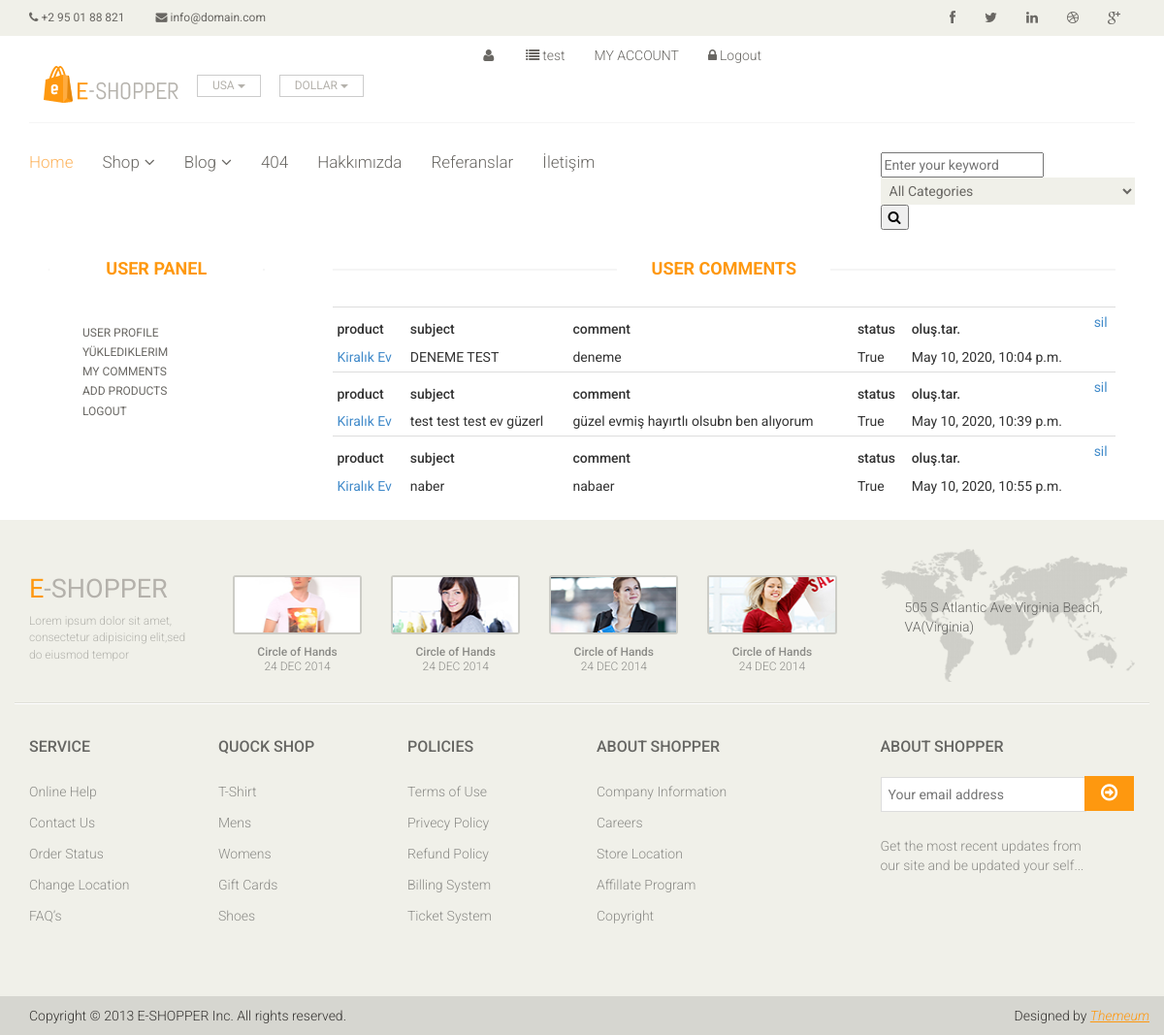
/user/comments/ (signed in), run on the app's committed database.
### product/models.py (models this page shows, shortened)
class Comment(models.Model):
    STATUS = (
        ('New', 'Yeni'),
        ('True', 'Evet'),
        ('False', 'Hayır'),
    )
    product = models.ForeignKey(Product, on_delete=models.CASCADE)
    user = models.ForeignKey(User, on_delete=models.CASCADE)
    subject = models.CharField(max_length=50, blank=True)
    comment = models.TextField(max_length=200, blank=True)
    status = models.CharField(max_length=10, choices=STATUS,default='New')
    ip = models.CharField(max_length=20, blank=True)
    create_at = models.DateTimeField(auto_now_add=True)
    update_at = models.DateTimeField(auto_now=True)

class Product(models.Model):
    STATUS = (
        ('True', 'Evet'),
        ('False', 'Hayır'),
    )
    user = models.ForeignKey(User, on_delete=models.CASCADE)
    category = models.ForeignKey(Category, on_delete=models.CASCADE)
    title = models.CharField(max_length=150)
    keywords = models.CharField(max_length=255)
    description = models.CharField(max_length=255)
    image = models.ImageField(blank=True, upload_to='images/')
    price = models.FloatField()
    detail = RichTextUploadingField()
    slug = models.SlugField(null=False, unique=True)
    status = models.CharField(max_length=10, choices=STATUS)
    create_at = models.DateTimeField(auto_now_add=True)
    update_at = models.DateTimeField(auto_now=True)
    def image_tag(self):
        return mark_safe('<img src="{}" height="50"/>'.format(self.image.url))
    image_tag.short_description = 'Image'

### user/views.py (the view)
# urls.py: path('comments/', views.comments, name='comments'),
@login_required(login_url='/login')
def comments(request):
    category = Category.objects.all()
    current_user = request.user
    comments = Comment.objects.filter(user_id=current_user.id)
    context = {'category': category,
               'comments': comments,
               }
    return render(request, 'user_comments.html', context)

### user/templates/user_comments.html (shortened to what this page needs)
{% extends "homebase.html" %}
{% block maincontent %}
    <div id="contact-page" class="container">
        <div class="bg">
            <div class="row">
                <div class="col-sm-3">
                    <div class="contact-form">
                        {% include "user_panel.html" %}
                    </div>
                </div>
                <div class="col-sm-9">
                    <div class="contact-info">
                        <h2 class="title text-center">User comments</h2>
                        <table class="table table-condensed">
                            <tr class="cart_menu">
                            {% for rs in comments %}
                            <tr>
                                <td><h5>product</h5><a href="/product/{{ rs.product_id }}/{{ rs.product.slug }}">{{ rs.product.title}}</a></td>
                                <td><h5>subject</h5>{{ rs.subject }}</td>
                                <td><h5>comment</h5>{{ rs.comment }}</td>
                                <td><h5>status</h5>{{ rs.status }}</td>
                                <td><h5>oluş.tar.</h5>{{ rs.create_at }}</td>
                                <td><a href="/user/deletecomment/{{ rs.id }}" onclick="return confirm('silinecek onaylıyormusun')">sil</a></td>
                            </tr>
                            {% endfor %}
                            </tr>
                        </table>
                    </div>
                </div>
            </div>
        </div>
    </div>
{% endblock %}

### home/static/css/main.css (style rules this page uses)
body { font-family: 'Roboto', sans-serif; position: relative; font-weight: 400px; }
a { -webkit-transition: 300ms; transition: 300ms; }
h1, h2, h3, h4, h5, h6 { font-family: 'Roboto', sans-serif; }
.left-sidebar h2:after, h2.title:after { content: " "; position: absolute; border: 1px solid #f5f5f5; bottom: 8px; left: 0; width: 100%; height: 0; z-index: -2; }
h2.title:before { content: " "; position: absolute; background: #fff; bottom: -6px; width: 220px; height: 30px; z-index: -1; left: 50%; margin-left: -110px; }
h2.title { color: #FE980F; font-family: 'Roboto', sans-serif; font-size: 18px; font-weight: 700; margin: 0 15px; text-transform: uppercase; margin-bottom: 30px; position: relative; }
.bg h2.title { margin-right: 0; margin-left: 0; margin-top: 0; }
#contact-page .contact-info { padding: 0 20px; }

### data on the page
Comment: product "Kiralık Ev", subject "DENEME TEST", comment "deneme", status "True", create_at "May 10, 2020, 10:04 p.m."
Comment: product "Kiralık Ev", subject "test test test ev güzerl", comment "güzel evmiş hayırtlı olsubn ben alıyorum", status "True", create_at "May 10, 2020, 10:39 p.m."
Comment: product "Kiralık Ev", subject "naber", comment "nabaer", status "True", create_at "May 10, 2020, 10:55 p.m."
